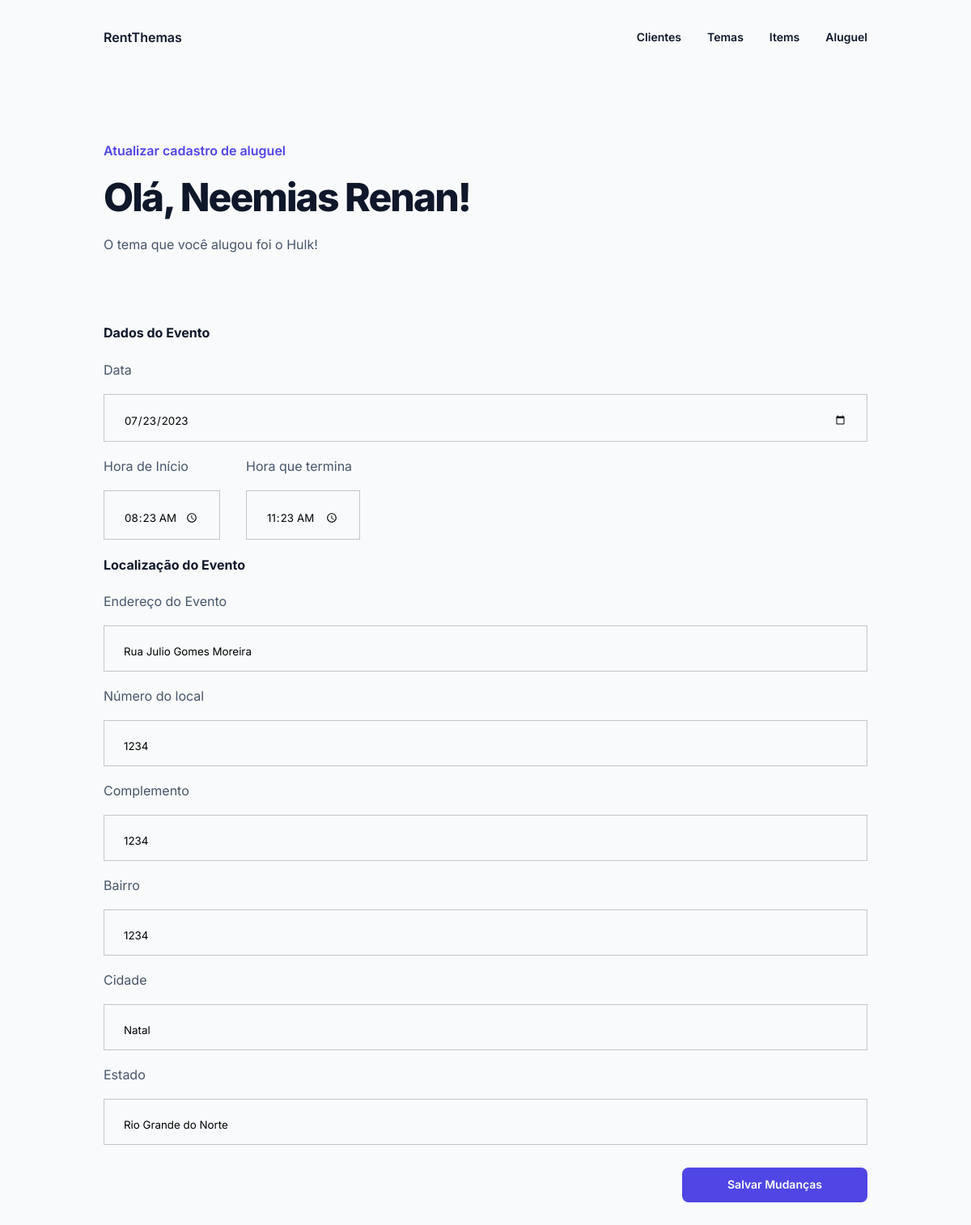
The app's page /detailRent/1 with its own data.
### rent/models.py (models this page shows, shortened)
class Rent(models.Model):
    date = models.DateField(blank=False, null=False)
    start_hours = models.CharField(max_length=5, blank=False, null=False)
    end_hours = models.CharField(max_length=5, blank=False, null=False)
    client = models.ForeignKey('Client', on_delete=CASCADE, related_name='rents')
    theme = models.ForeignKey('Theme', on_delete=CASCADE, related_name='rents')
    address = models.OneToOneField('Address', on_delete=models.CASCADE, null=True)
    total_price = models.DecimalField(max_digits=8,decimal_places=2)

class Client(models.Model):
    name = models.CharField(max_length=60, blank=False)
    email = models.CharField(max_length=60, blank=True)
    perfil = models.ImageField(upload_to='photo_perfil/', null=True)

class Theme(models.Model):
    name = models.CharField(max_length=20, blank=False)
    description = models.CharField(max_length=500,null=True)
    color = models.CharField(max_length=10)
    price = models.DecimalField(max_digits=8,decimal_places=2)
    itens =  models.ManyToManyField('Item', related_name='themes')
    photo = models.ImageField(upload_to='theme_photos/', null=True)

class Address(models.Model):
    street = models.CharField(max_length=60)
    number = models.IntegerField(null=True)
    complement = models.CharField(max_length=50)
    district = models.CharField(max_length=20)
    city = models.CharField(max_length=20)
    state = models.CharField(max_length=20, blank=True)

### rent/views.py (the view)
# urls.py: path('detailRent/<int:id>', RentViews.detailRent),
    def detailRent(request, id):
        rent = AluguelDAO().detalharAluguel(id)
        return render(request, 'rent/formEditRent.html', {'rent': rent})

### rent/dao.py (called while the page is built)
    def detalharAluguel(self, id):
        return Rent.objects.get(pk=id)

### rent/templates/rent/formEditRent.html (shortened to what this page needs)
{% extends "index.html" %}
{% load static %}
{% block content %}
<small>Atualizar cadastro de aluguel</small>
<h3>Olá, {{rent.client.name}}!</h3>
<p class="descricao">O tema que você alugou foi o {{rent.theme.name}}!</p>
<form action="/updateRent/{{rent.id}}" method="post">
    <div class="div-perfil-form">
        <div class="div-perfil-form-infos">
            <div>
                <h4>Dados do Evento</h4>
                <div>
                    <p class="descricao">Data</p>
                    <input type="date" name="date" class="input-dados-usuario" value="{{rent.date|date:'Y-m-d'}}" required>
                </div>
                <div class="card-rent-horas">
                    <div>
                        <p class="descricao">Hora de Início</p>
                        <input type="time" name="start_hours" class="input-dados-usuario"  value="{{rent.start_hours}}" required>
                    </div>
                    <div>
                        <p class="descricao">Hora que termina</p>
                        <input type="time" name="end_hours" class="input-dados-usuario" value="{{rent.end_hours}}" required>
                    </div>
                </div>
            </div>
            <div>
                <h4>Localização do Evento</h4>
                <div>
                    <p class="descricao">Endereço do Evento</p>
                    <input type="text" name="street" class="input-dados-usuario" value="{{rent.address.street}}" required>
                </div>
                <div>
                    <p class="descricao">Número do local</p>
                    <input type="number" name="number" class="input-dados-usuario" value="{{rent.address.number}}" required>
                </div>
                <div>
                    <p class="descricao">Complemento</p>
                    <input type="text" name="complement" class="input-dados-usuario" value="{{rent.address.complement}}">
                </div>
                <div>
                    <p class="descricao">Bairro</p>
                    <input size="66" type="text" name="district" class="input-dados-usuario" value="{{rent.address.district}}" required>
                </div>
                <div>
                    <p class="descricao">Cidade</p>
                    <input size="20" type="text" name="city" class="input-dados-usuario" value="{{rent.address.city}}" required>
                </div>
                <div>
                    <p class="descricao">Estado</p>
                    <input size="20" type="text" name="state" class="input-dados-usuario"  value="{{rent.address.state}}" required>
                </div>
            </div>
            <input class="button-1" type="submit" value="Salvar Mudanças"
                style="width: min-content;align-self: end;padding-left: 4em;padding-right: 4em;margin-top: 2em;">
        </div>
    </div>
    </div>
{% endblock %}

### rent/static/css/mystyles.css (style rules this page uses)
body { margin: 0; padding: 0; display: flex; flex-direction: column; font-family: 'Inter', sans-serif; color: #0f172a; background: #F8FAFC; }
h3 { font-size: 3rem; font-weight: 800; letter-spacing: -.04em; line-height: 56px; margin: 0; margin-top: 1rem; }
small { font-size: 16px; font-weight: 600; line-height: 28px; color: #4F46E5; }
.descricao { font-size: 16px; line-height: 28px; color: #475569; }
.button-1 { display: flex; padding: 11px 15.77px 12px 16px; justify-content: center; align-items: flex-start; border-radius: 8px; background: rgb(79, 70, 229); color: white; font-size: 14px; font-style: normal; font-weight: 600; line-height: 20px; font-family: 'Inter', sans-serif; border: none; cursor: pointer; }
.div-perfil-form { display: flex; flex-direction: row; gap: 5em; margin-top: 4em; }
.div-perfil-form-infos { display: flex; flex-direction: column; width: 100%; }
.input-dados-usuario { width: -webkit-fill-available; border: 1px solid #0a0a0a38; padding: 23px 24px 16px 24px; background: none; font-family: 'Inter', sans-serif; }
.card-rent-horas { display: flex; flex-direction: row; gap: 2em; }

### records on screen
Rent: client.name "Neemias Renan", theme.name "Hulk", date "07/23/2023", start_hours "08:23", end_hours "11:23", street "Rua Julio Gomes Moreira", number "1234", complement "1234", district "1234", city "Natal", state "Rio Grande do Norte"
